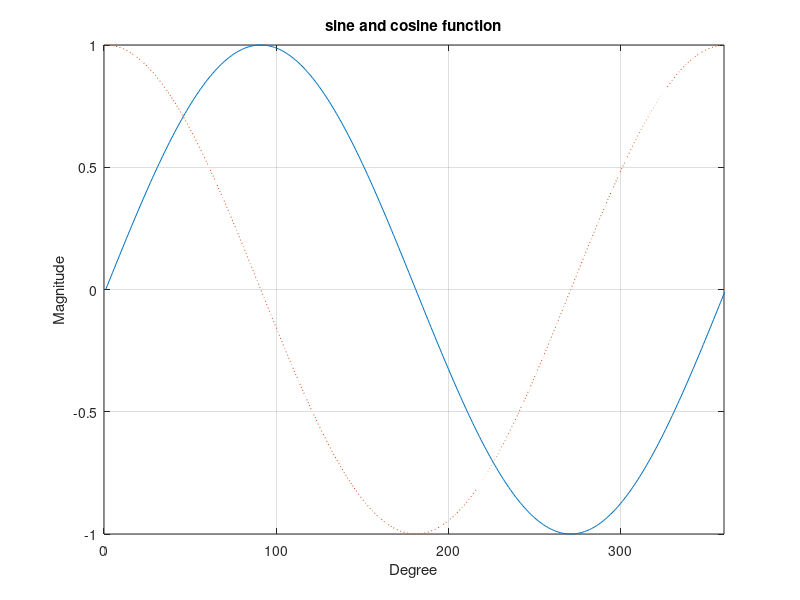

Here is the MATLAB script that generated this plot: (Note: this script raises an error after producing the figure.)
% SKU CoE ITE - ParkSooYoung
% Grade 3 , Semester 1 , Chapter 1-3-1 , Number 4

t = 0:pi/180:2*pi;
y = sin(t);
z = cos(t);
plot(y);
axis([0 360 -1 1]);
hold;
plot(z,':');
axis([0 360 -1 1]);
xlabel('Degree');
ylabel('Magnitude');
title('sine and cosine function');
grid;
gtext('sin(t)');
gtext('cos(t)');
